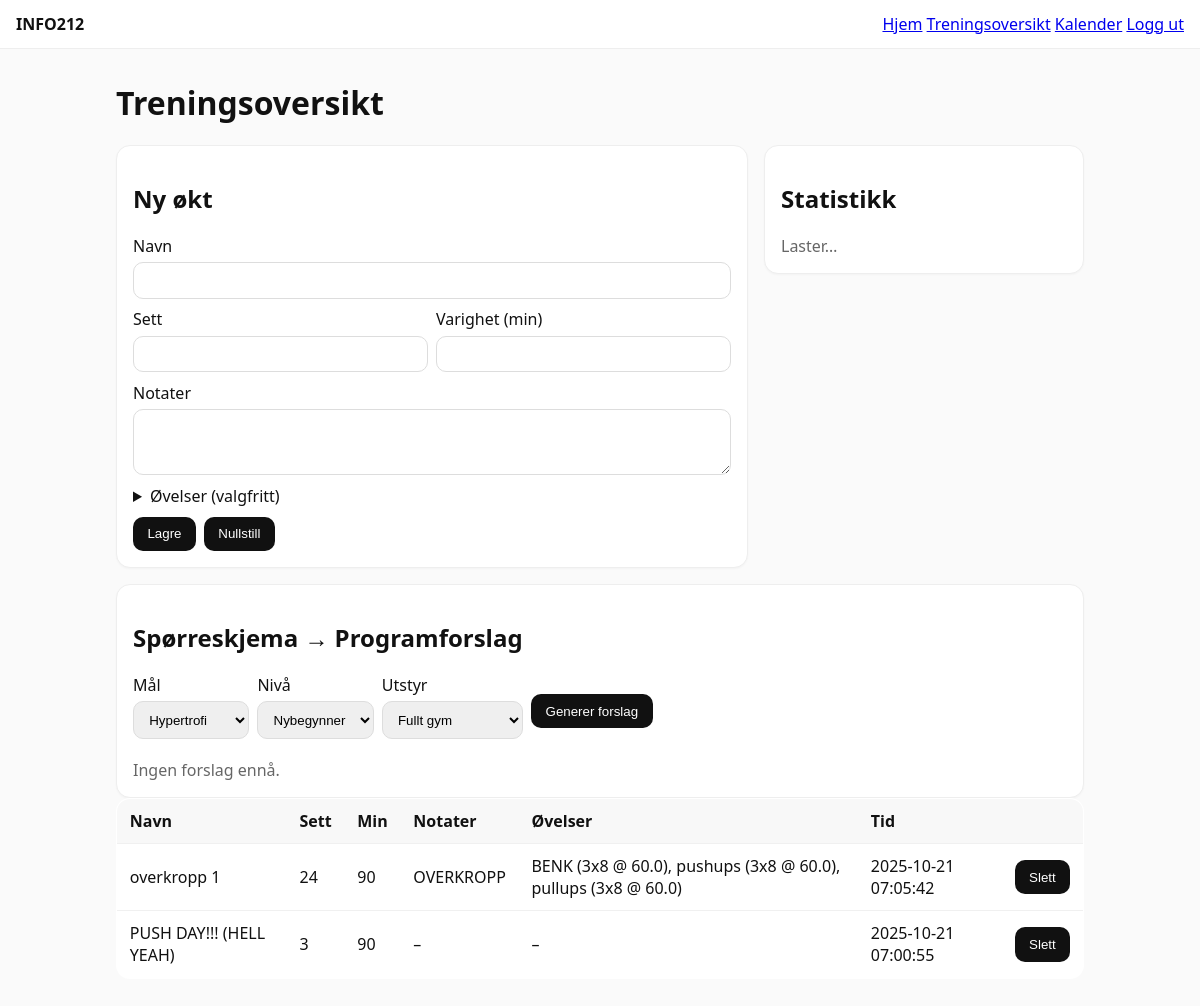
The app's page /workouts (signed in) with its own data.
### tables this page shows
CREATE TABLE workouts (
    id INTEGER PRIMARY KEY AUTOINCREMENT,
    user_id INTEGER NOT NULL,
    name TEXT NOT NULL,
    sets INTEGER NOT NULL,
    duration_min INTEGER NOT NULL,
    notes TEXT,
    created_at DATETIME DEFAULT CURRENT_TIMESTAMP,
    FOREIGN KEY(user_id) REFERENCES users(id) ON DELETE CASCADE
);

CREATE TABLE exercises (
    id INTEGER PRIMARY KEY AUTOINCREMENT,
    workout_id INTEGER NOT NULL,
    name TEXT NOT NULL,
    sets INTEGER NOT NULL,
    reps INTEGER NOT NULL,
    weight REAL DEFAULT 0,
    FOREIGN KEY(workout_id) REFERENCES workouts(id) ON DELETE CASCADE
);

### app.py (the view)
@app.route("/workouts")
@login_required
def workouts():
    form = WorkoutForm()
    workouts = models.workout_list(current_user.id)
    stats = models.workout_stats(current_user.id)
    quiz = QuizForm()
    return render_template("index.html", form=form, workouts=workouts, stats=stats, quiz=quiz)

### app.py
class WorkoutForm(FlaskForm):
    name = StringField("Navn", validators=[DataRequired(), Length(max=100)])
    sets = IntegerField("Sett", validators=[DataRequired(), NumberRange(min=1, max=100)])
    duration_min = IntegerField("Varighet (min)", validators=[DataRequired(), NumberRange(min=1, max=600)])
    notes = TextAreaField("Notater", validators=[Length(max=500)])

class QuizForm(FlaskForm):
    goal = SelectField("Mål", choices=[("hypertrofi","Hypertrofi"),("styrke","Styrke"),("spenst","Spenst"),("utholdenhet","Utholdenhet")], validators=[DataRequired()])
    level = SelectField("Nivå", choices=[("nybegynner","Nybegynner"),("middels","Middels"),("avansert","Avansert")], validators=[DataRequired()])
    gear = SelectField("Utstyr", choices=[("fullt_gym","Fullt gym"),("kroppsvekt","Kroppsvekt"),("hjemme_enkle","Hjemme – enkle")], validators=[DataRequired()])

### app.py (called while the page is built)
@login_manager.user_loader
def load_user(user_id):
    return User.from_id(int(user_id))

    @staticmethod
    def from_id(user_id: int):
        row = models.user_get(user_id)
        return User(row) if row else None

### models.py (called while the page is built)
def get_conn() -> sqlite3.Connection:
    conn = sqlite3.connect(DB_PATH)
    conn.row_factory = sqlite3.Row
    return conn

def user_get(user_id: int):
    with get_conn() as conn:
        return conn.execute("SELECT * FROM users WHERE id = ?", (user_id,)).fetchone()

def workout_list(user_id: int):
    with get_conn() as conn:
        rows = conn.execute("SELECT * FROM workouts WHERE user_id = ? ORDER BY created_at DESC, id DESC", (user_id,)).fetchall()
        ids = [r["id"] for r in rows]
        ex_by_w = {wid: [] for wid in ids}
        if ids:
            q = f"SELECT * FROM exercises WHERE workout_id IN ({','.join(['?']*len(ids))}) ORDER BY id"
            for ex in conn.execute(q, ids).fetchall():
                ex_by_w[ex["workout_id"]].append(ex)
        result = []
        for r in rows:
            item = dict(r)
            item["exercises"] = [dict(x) for x in ex_by_w.get(r["id"], [])]
            result.append(item)
        return result

def workout_stats(user_id: int) -> Dict[str, int]:
    with get_conn() as conn:
        row = conn.execute("SELECT COUNT(*) as count, COALESCE(SUM(duration_min),0) as total_min FROM workouts WHERE user_id = ?", (user_id,)).fetchone()
        return {"count": row["count"], "total_min": row["total_min"]}

### templates/index.html (shortened to what this page needs)
{% extends "base.html" %}
{% block content %}
<h1>Treningsoversikt</h1>
<section class="grid-2">
  <form class="card" hx-post="{{ url_for('create_workout') }}" hx-target="#workout-list" hx-swap="outerHTML">
    <h2>Ny økt</h2>
    <label>Navn {{ form.name() }}</label>
    <div class="row">
      <label style="flex:1;">Sett {{ form.sets() }}</label>
      <label style="flex:1;">Varighet (min) {{ form.duration_min() }}</label>
    </div>
    <label>Notater {{ form.notes(rows=3) }}</label>
    <details>
      <summary>Øvelser (valgfritt)</summary>
    </details>
    <div class="row" style="margin-top:.6rem;">
      <button type="submit">Lagre</button>
      <button type="reset" class="secondary" id="resetWorkout">Nullstill</button>
    </div>
  </form>
  <aside class="card" hx-get="{{ url_for('stats_partial') }}" hx-trigger="load, revealed" hx-target="#stats" hx-swap="innerHTML">
    <h2>Statistikk</h2>
    <div id="stats" class="muted">Laster…</div>
  </aside>
</section>
<section class="card" style="margin-top:1rem;">
  <h2>Spørreskjema → Programforslag</h2>
  <form hx-post="{{ url_for('questionnaire') }}" hx-target="#planResult" hx-swap="innerHTML" class="row wrap">
    <label>Mål {{ quiz.goal() }}</label>
    <label>Nivå {{ quiz.level() }}</label>
    <label>Utstyr {{ quiz.gear() }}</label>
    <button type="submit">Generer forslag</button>
  </form>
  <div id="planResult" class="muted" style="margin-top:.6rem;">Ingen forslag ennå.</div>
</section>
<section id="workout-list">
  {% include "workouts_list.html" %}
</section>
{% endblock %}

### templates/base.html (shortened to what this page needs)
<!doctype html>
<html lang="no">
  <head>
    <link rel="stylesheet" href="{{ url_for('static', filename='styles.css') }}">
  </head>
  <body>
    <header class="topbar">
      <div class="brand"><a href="{{ url_for('home') }}" style="text-decoration:none;color:inherit">INFO212</a></div>
      <nav>
        <a href="{{ url_for('home') }}">Hjem</a>
        <a href="{{ url_for('workouts') }}">Treningsoversikt</a>
        <a href="{{ url_for('calendar_page') }}">Kalender</a>
        {% if current_user.is_authenticated %}
          <a href="{{ url_for('logout') }}">Logg ut</a>
        {% else %}
          <a href="{{ url_for('login') }}">Logg inn</a>
        {% endif %}
      </nav>
    </header>
    <main class="container">
      {% block content %}{% endblock %}
    </main>
  </body>
</html>

### templates/workouts_list.html (shortened to what this page needs)
<table class="table">
  <thead>
    <tr><th>Navn</th><th>Sett</th><th>Min</th><th>Notater</th><th>Øvelser</th><th>Tid</th><th></th></tr>
  </thead>
  <tbody>
    {% for w in workouts %}
      <tr>
        <td>{{ w.name }}</td>
        <td>{{ w.sets }}</td>
        <td>{{ w.duration_min }}</td>
        <td>{{ w.notes or "–" }}</td>
        <td>
          {% if w.exercises %}
            {% for e in w.exercises %}
              <span>{{ e.name }} ({{ e.sets }}x{{ e.reps }}{% if e.weight %} @ {{ e.weight }}{% endif %}){% if not loop.last %}, {% endif %}</span>
            {% endfor %}
          {% else %}–{% endif %}
        </td>
        <td>{{ w.created_at }}</td>
        <td>
          <form hx-post="{{ url_for('delete_workout') }}" hx-target="#workout-list" hx-swap="outerHTML" style="display:inline;">
            <button class="secondary" type="submit">Slett</button>
          </form>
        </td>
      </tr>
    {% else %}
      <tr><td colspan="7" class="muted">Ingen økter registrert ennå.</td></tr>
    {% endfor %}
  </tbody>
</table>

### static/styles.css (style rules this page uses)
:root { --gap: 1rem; --radius: 14px; }
* { box-sizing: border-box; }
body { font-family: system-ui, sans-serif; margin: 0; background: #fafafa; color: #111; }
.container { max-width: 1000px; margin: 2rem auto; padding: 0 1rem; }
.topbar { display:flex; justify-content:space-between; align-items:center; padding: .8rem 1rem; background:#fff; border-bottom:1px solid #eee; position: sticky; top:0; }
.brand { font-weight: 700; }
.card { background:#fff; border:1px solid #eee; border-radius: var(--radius); padding: 1rem; box-shadow: 0 1px 2px rgba(0,0,0,.03); }
.grid-2 { display:grid; grid-template-columns: 1fr 320px; gap: var(--gap); align-items:start; }
.row { display:flex; gap:.5rem; flex-wrap:wrap; align-items:center; }
label { display:grid; gap:.35rem; margin-bottom: .6rem; }
input, textarea, select { border:1px solid #ddd; border-radius: 10px; padding:.6rem .7rem; }
button, a.btn { border:0; border-radius: 10px; padding:.6rem .9rem; cursor:pointer; background:#111; color:#fff; text-decoration:none; display:inline-block; }
.table { width:100%; border-collapse: collapse; background:#fff; border:1px solid #eee; border-radius: var(--radius); overflow:hidden; }
th, td { text-align:left; padding:.7rem .8rem; border-bottom:1px solid #f0f0f0; }
th { background:#f8f8f8; }
.muted { color:#666; }

### records on screen
workouts: name "overkropp 1", sets "24", duration_min "90", notes "OVERKROPP", created_at "2025-10-21 07:05:42"
exercises: name "BENK", sets "3", reps "8", weight "60.0"
exercises: name "pushups", sets "3", reps "8", weight "60.0"
exercises: name "pullups", sets "3", reps "8", weight "60.0"
workouts: name "PUSH DAY!!! (HELL YEAH)", sets "3", duration_min "90", notes "–", created_at "2025-10-21 07:00:55"
